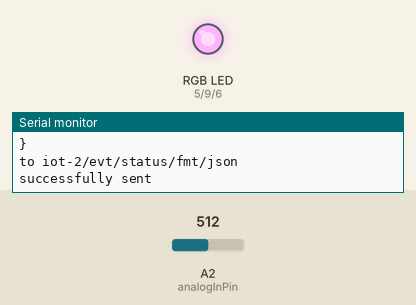
A sketch run on a simulated Arduino Uno, built with avr-gcc and run on an emulated ATmega328P. Parts: an RGB LED mixed from three pins (HIGH = lit), the last lines printed to the serial monitor. Inputs (shaded band) come from the test bench; at power-on: A2 (analogInPin) = 512. WiFi joins after 1.5 s; servers stay silent unless stated; no MQTT or app messages arrive unless stated.

Above: at 3.7 s.
3.8 s: A2 (analogInPin) set to 524
At 6.4 s:
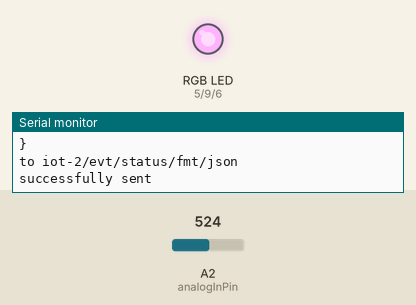
7.7 s: A2 (analogInPin) set to 900
At 9.3 s:
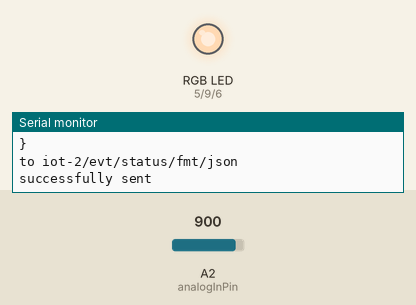
11.6 s: A2 (analogInPin) set to 122
At 12.2 s:
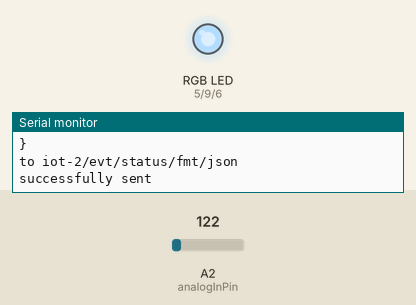
Timing chart, 0 to 14.6 s (numbered marks = the images above; inputs shaded):
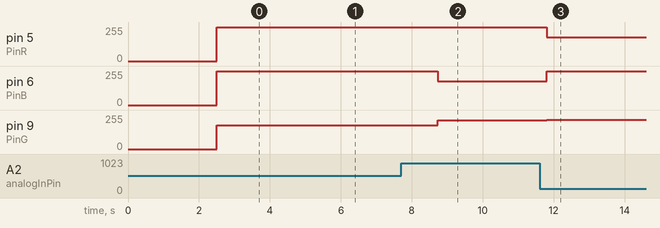

The sketch:

Bluemix_Arduino.ino
```cpp
/*
 IoTプラットホーム活用勉強会
 Bluemix-Arduino連携（6ページ目）
*/

#include <SPI.h>
#include <Ethernet.h>
//#include <Ethernet2.h>       // Ethernetシールドv2の場合はこちらを使う
#include <PubSubClient.h>

// MACアドレス
byte mac[]    = {0x90, 0xA2, 0xDA, 0x0F, 0xFB, 0x21 };
// デバイスID（MACアドレス）
char macstr[] = "90a2da0ffb21";

// char servername[]="（組織ID）.messaging.internetofthings.ibmcloud.com";
char servername[]="w15sdv.messaging.internetofthings.ibmcloud.com";
// String clientName = String("d:（組織ID）:（デバイスタイプ）:") + macstr;
String clientName = String("d:w15sdv:Arduino:") + macstr;
// String topicName = String("iot-2/evt/（イベント名）/fmt/json");
String topicName = String("iot-2/evt/status/fmt/json");
char username[]="use-token-auth";
// char password[]="（認証トークンの値）";
char password[]="9wVx0Lj5+BYer*rGas";

int sendDuration = 3000;       // データ送信間隔

const int analogInPin = A2;    // アナログ入力ピン
int sensorValue01 = 0;         // センサ読み取り値
const float s = 1.0;           // 彩度
const float v = 0.3;           // 明度
int r,g,b;                     // RGB値
const int PinR = 5;            // R出力ピン番号
const int PinG = 9;            // G出力ピン番号
const int PinB = 6;            // B出力ピン番号

// イーサネットクライアント
EthernetClient ethClient;
// MQTTクライアント
PubSubClient client(servername, 1883, 0, ethClient);

// 初期化
void setup() {
    // シリアル通信の開始（通信速度9600bps）
    Serial.begin(9600);
    Serial.println("Serial begin");
    // ネットワークに接続する
    if (Ethernet.begin(mac) == 0) {
        Serial.print("Failed to configure Ethernet using DHCP");
    }

    // カラーLEDピンのピンモードを出力に設定
    pinMode(PinR,OUTPUT);
    pinMode(PinG,OUTPUT);
    pinMode(PinB,OUTPUT);

    delay(1000);
}

// メイン処理の記述
void loop() {
    char clientStr[40];
    clientName.toCharArray(clientStr,40);
    char topicStr[26];
    topicName.toCharArray(topicStr,26);

    // センサ値読み取り
    sensorValue01 = analogRead(analogInPin);
    Serial.print("sensorValue01 = ");
    Serial.println(sensorValue01);
    // フルカラーLEDを光らせる
    brightFcLED(sensorValue01);

    if (!client.connected()) {
        Serial.print("Trying to connect to: ");
        Serial.println(clientStr);
        client.connect(clientStr,username,password);
    }

    if (client.connected() ) {
        String json = buildJson();
        char jsonStr[200];
        json.toCharArray(jsonStr,200);
        boolean pubresult = client.publish(topicStr,jsonStr);

        Serial.print("attempt to send ");
        Serial.println(jsonStr);
        Serial.print("to ");
        Serial.println(topicStr);

        if (pubresult) {
            Serial.println("successfully sent");
        } else {
            Serial.println("unsuccessfully sent");
        }
    }
    delay(sendDuration);
}

/*/////////////////////////////////////////////////////////////////
Bluemixへの送信用Json文字列を作成する関数
/////////////////////////////////////////////////////////////////*/
String buildJson() {
    String data = "{";
    data+="\n";
    data+= "\"d\": {";
    data+="\n";
    data+="\"myName\": \"Arduino Sensors\",";
    data+="\n";
    data+="\"Sensor01\": ";
    data+=(int)sensorValue01;
    data+="\n";
    data+="}";
    data+="\n";
    data+="}";
    return data;
}

/*/////////////////////////////////////////////////////////////////
引数を元にフルカラーLEDを(赤〜青に)光らせる関数
/////////////////////////////////////////////////////////////////*/
void brightFcLED(int sensorVal) {
    // センサの値を色相の赤〜青(0~239)に変換する
    int h = map( sensorVal , 0 , 1023 , 0 , 239);

    // HSV(色相・彩度・明度)からRGBを計算
    hsv2rgb( h , s , v);
    analogWrite( PinR , 255 - r);
    analogWrite( PinG , 255 - g);
    analogWrite( PinB , 255 - b);
}

/*/////////////////////////////////////////////////////////////////
HSV(色相・彩度・明度)からRGBを計算する関数
RGBの戻り値はグローバル変数に記述
/////////////////////////////////////////////////////////////////*/
void hsv2rgb(int h , float s , float v) {
    int i , lr , lg , lb , vi;
    int p1 , p2 , p3;
    float f;
    i = (int)(h / 60.0);
    f = h / 60.0 - i;
    p1 = (int)(v * (1.0 - s) * 255.0);
    p2 = (int)(v * (1.0 - s * f) * 255.0);
    p3 = (int)(v * (1.0 - s * (1.0 - f)) * 255.0);
    vi = (int)(v * 255.0);
    if(i == 0) {lr = vi ; lg = p3 ; lb = p1;}
    if(i == 1) {lr = p2 ; lg = vi ; lb = p1;}
    if(i == 2) {lr = p1 ; lg = vi ; lb = p3;}
    if(i == 3) {lr = p1 ; lg = p2 ; lb = vi;}
    if(i == 4) {lr = p3 ; lg = p1 ; lb = vi;}
    if(i == 5) {lr = vi ; lg = p1 ; lb = p2;}
    r = lr;
    g = lg;
    b = lb;
}
```

Measured:
- after the input at 3.8 s, pin 5 (PinR): 254/255 → 255/255 after 1.8 s; pin 6 (PinB): 255/255 → 253/255 after 1.8 s
- after the input at 7.7 s, pin 6 (PinB): 253/255 → 179/255 after 1.0 s; pin 9 (PinG): 179/255 → 217/255 after 1.0 s
- after the input at 11.6 s, pin 5 (PinR): 255/255 → 179/255 after 0.21 s; pin 6 (PinB): 179/255 → 255/255 after 0.21 s; pin 9 (PinG): 217/255 → 220/255 after 0.21 s
